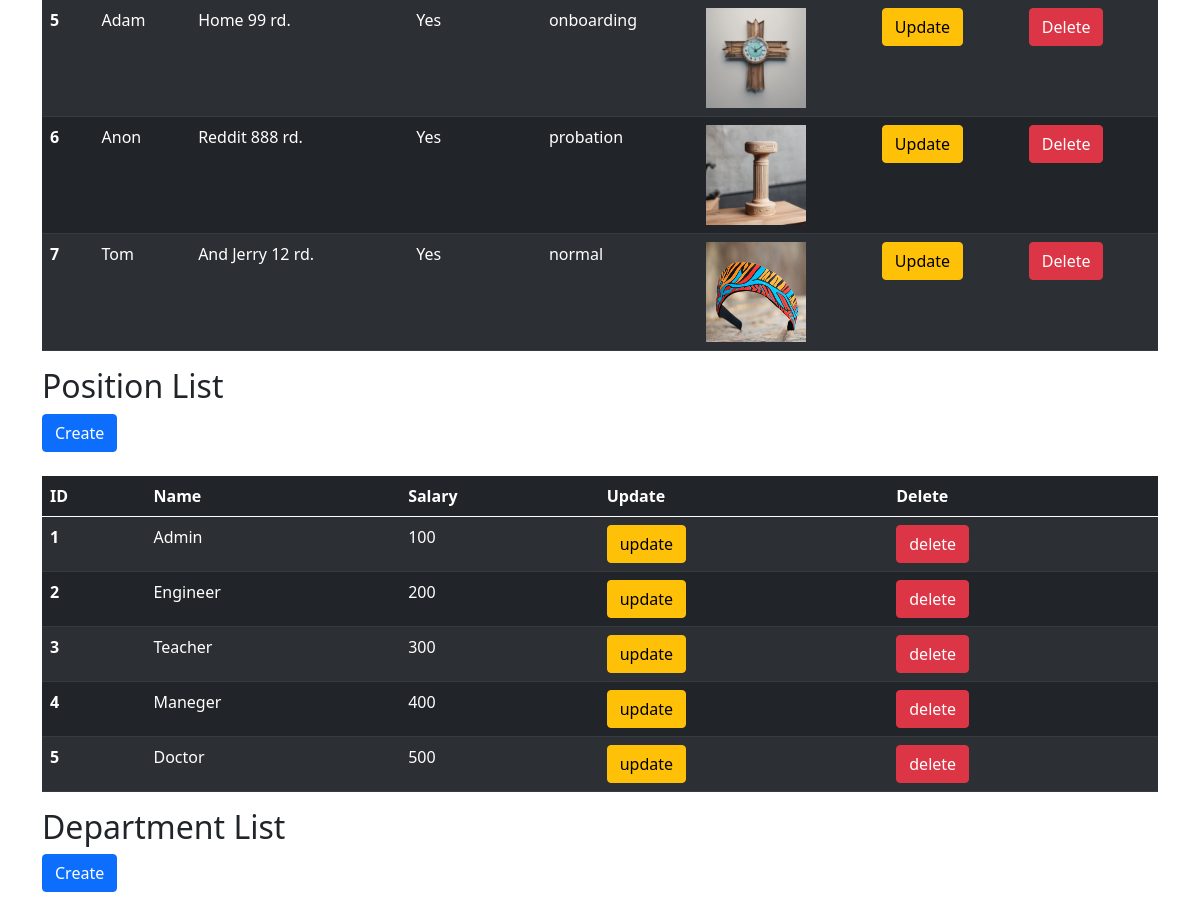
/database (signed in, middle part), run on an earlier commit of the app's database.
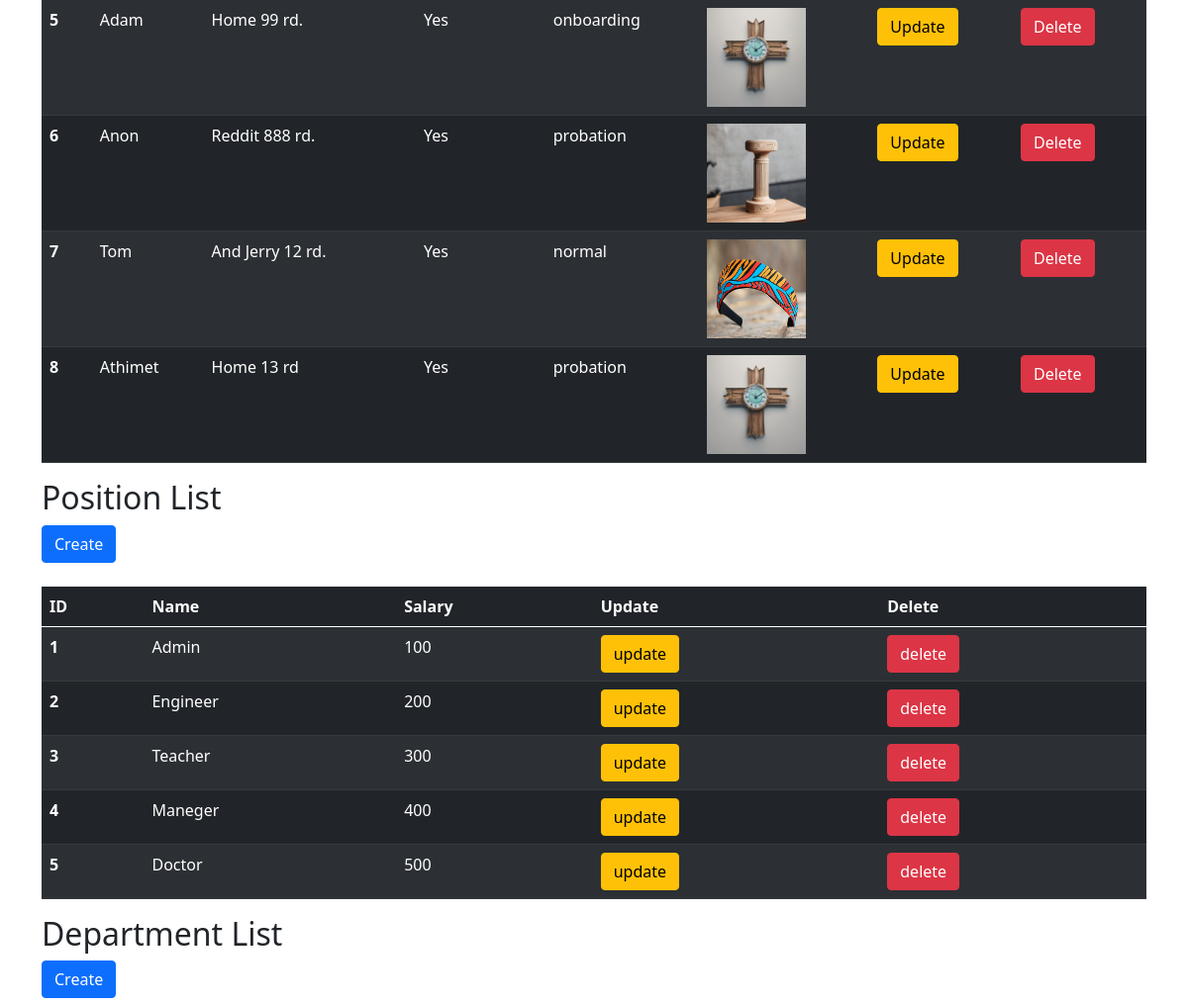
And on a later commit of the database.
### employeemanagement_apk/models.py (models this page shows, shortened)
class Employee(models.Model):
    name = models.CharField(max_length=100)
    address = models.TextField(max_length=200)
    manager = models.BooleanField(default=False)
    status = models.ForeignKey(Status, on_delete=models.SET_NULL, null=True, default=None)
    image = models.ImageField(upload_to='images/')
    department = models.ForeignKey(Department, on_delete=models.SET_NULL, null=True, default=None, blank=True)
    position = models.ForeignKey(Position, on_delete=models.SET_NULL, null=True, default=None, blank=True)

class Status(models.Model):
    em_status = models.CharField(max_length=100)

class Position(models.Model):
    name = models.TextField(max_length=100, null=False)
    salary = models.IntegerField(null=False)

### employeemanagement_apk/views.py (the view)
# urls.py: path('database', views.database, name='database'),
@login_required(login_url='index')
def database(request):
    all_employee = Employee.objects.all()
    all_status = Status.objects.all()
    all_department = Department.objects.all()
    all_position = Position.objects.all()
    return render(request, 'database.html', {'all_employee': all_employee, 'all_status': all_status, 'all_department': all_department, 'all_position': all_position})

### employeemanagement_apk/templates/database.html (shortened to what this page needs)
{% extends "base.html" %}
{% block content %}
    <br>
    <br>
    <table class="table table-dark table-striped">
        <tbody>
            {% for person in all_employee %}
            <tr>
                <th scope="row">{{ person.id }}</th>
                <td>{{ person.name }}</td>
                <td>{{ person.address }}</td>
                <td>{{ person.manager | yesno:"Yes,No" }}</td>
                <td>{{ person.status.em_status }}</td>
                <td>
                    {% if person.image %}
                        <img src="{{ person.image.url }}" width="100px" height="100px">
                    {% else %}
                        No Image
                    {% endif %}
                </td>
                <td>
                    <a href="update/employee/{{ person.id }}" class="btn btn-warning">Update</a>
                </td>
                <td>
                    <a href="delete/employee/{{ person.id }}"
                    class="btn btn-danger"
                    onclick="return confirm('คุณต้องการลบ {{ person.name }} หรือไม่ ?')">
                    Delete
                    </a>
                </td>
            </tr>
            {% endfor %}
        </tbody>
    </table>
    <h2>Position List</h2>
    <a href="create/position" class="btn btn-primary">Create</a>
    <br>
    <br>
    <table class="table table-dark table-striped">
        <thead>
            <tr>
                <th scope="col">ID</th>
                <th scope="col">Name</th>
                <th scope="col">Salary</th>
                <th scope="col">Update</th>
                <th scope="col">Delete</th>
            </tr>
        </thead>
        <tbody>
            {% for position in all_position %}
            <tr>
                <th scope="row">{{position.id}}</th>
                <td>{{position.name}}</td>
                <td>{{position.salary}}</td>
                <td><a href="update/position/{{position.id}}" class="btn btn-warning">update</a></td>
                <td>
                    <a href="delete/position/{{position.id}}" class="btn btn-danger" onclick="return confirm('คุณต้องการลบ {{position.name}} หรือไม่ ?')">delete</a>
                </td>
            </tr>
            {% endfor %}
        </tbody>
    </table>
    <h2>Department List</h2>
    <a href="create/department" class="btn btn-primary">Create</a>
    <br>
    <br>
      <br>
      <br>
{% endblock %}

### employeemanagement_apk/templates/base.html (shortened to what this page needs)
<!DOCTYPE html>
<html lang="en">
<head>
    <link href="https://cdn.jsdelivr.net/npm/bootstrap@5.0.2/dist/css/bootstrap.min.css" rel="stylesheet">
</head>
<body>
    <div class="container my-2">
        {% block content %}
        {%endblock%}
    </div>
</body>
</html>

What changed in the data, as far as the page shows it:
added Employee: id "8", name "Athimet", address "Home 13 rd", manager "Yes", status.em_status "probation", image (picture)
